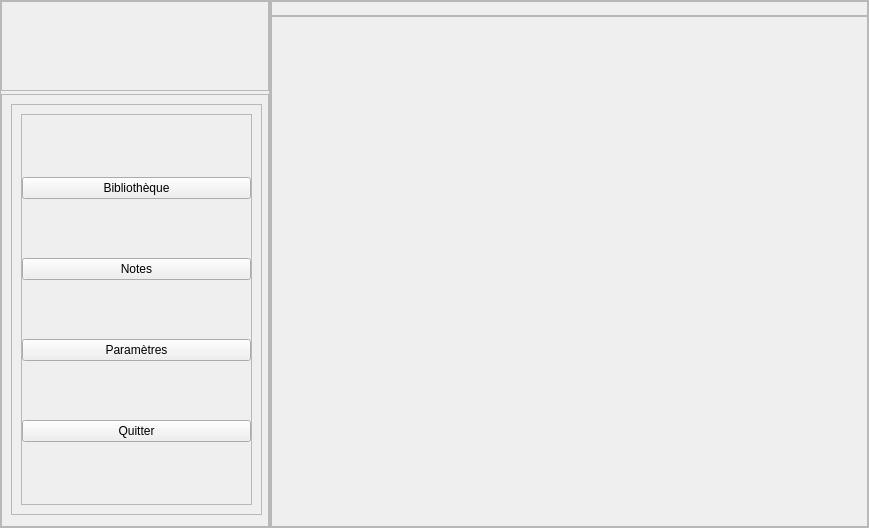
<?xml version="1.0" encoding="UTF-8"?>
<ui version="4.0">
 <class>MainWindow</class>
 <widget class="QMainWindow" name="MainWindow">
  <property name="geometry">
   <rect>
    <x>0</x>
    <y>0</y>
    <width>869</width>
    <height>528</height>
   </rect>
  </property>
  <property name="windowTitle">
   <string>MainWindow</string>
  </property>
  <widget class="QWidget" name="centralwidget">
   <layout class="QHBoxLayout" name="horizontalLayout">
    <property name="spacing">
     <number>0</number>
    </property>
    <property name="leftMargin">
     <number>0</number>
    </property>
    <property name="topMargin">
     <number>0</number>
    </property>
    <property name="rightMargin">
     <number>0</number>
    </property>
    <property name="bottomMargin">
     <number>0</number>
    </property>
    <item alignment="Qt::AlignLeft">
     <widget class="QFrame" name="left_container_frame">
      <property name="minimumSize">
       <size>
        <width>270</width>
        <height>0</height>
       </size>
      </property>
      <property name="maximumSize">
       <size>
        <width>270</width>
        <height>16777215</height>
       </size>
      </property>
      <property name="frameShape">
       <enum>QFrame::StyledPanel</enum>
      </property>
      <property name="frameShadow">
       <enum>QFrame::Raised</enum>
      </property>
      <layout class="QVBoxLayout" name="verticalLayout_2">
       <property name="spacing">
        <number>3</number>
       </property>
       <property name="leftMargin">
        <number>0</number>
       </property>
       <property name="topMargin">
        <number>0</number>
       </property>
       <property name="rightMargin">
        <number>0</number>
       </property>
       <property name="bottomMargin">
        <number>0</number>
       </property>
       <item alignment="Qt::AlignTop">
        <widget class="QFrame" name="frame_3">
         <property name="minimumSize">
          <size>
           <width>0</width>
           <height>90</height>
          </size>
         </property>
         <property name="maximumSize">
          <size>
           <width>16777215</width>
           <height>90</height>
          </size>
         </property>
         <property name="frameShape">
          <enum>QFrame::StyledPanel</enum>
         </property>
         <property name="frameShadow">
          <enum>QFrame::Raised</enum>
         </property>
        </widget>
       </item>
       <item>
        <widget class="QFrame" name="slide_menu_container">
         <property name="sizePolicy">
          <sizepolicy hsizetype="Preferred" vsizetype="Expanding">
           <horstretch>0</horstretch>
           <verstretch>0</verstretch>
          </sizepolicy>
         </property>
         <property name="frameShape">
          <enum>QFrame::StyledPanel</enum>
         </property>
         <property name="frameShadow">
          <enum>QFrame::Raised</enum>
         </property>
         <widget class="QFrame" name="slide_menu">
          <property name="geometry">
           <rect>
            <x>10</x>
            <y>10</y>
            <width>251</width>
            <height>411</height>
           </rect>
          </property>
          <property name="sizePolicy">
           <sizepolicy hsizetype="Preferred" vsizetype="Expanding">
            <horstretch>0</horstretch>
            <verstretch>0</verstretch>
           </sizepolicy>
          </property>
          <property name="frameShape">
           <enum>QFrame::StyledPanel</enum>
          </property>
          <property name="frameShadow">
           <enum>QFrame::Raised</enum>
          </property>
          <widget class="QFrame" name="slide_menu_content">
           <property name="geometry">
            <rect>
             <x>10</x>
             <y>10</y>
             <width>231</width>
             <height>391</height>
            </rect>
           </property>
           <property name="sizePolicy">
            <sizepolicy hsizetype="Preferred" vsizetype="Expanding">
             <horstretch>0</horstretch>
             <verstretch>0</verstretch>
            </sizepolicy>
           </property>
           <property name="frameShape">
            <enum>QFrame::StyledPanel</enum>
           </property>
           <property name="frameShadow">
            <enum>QFrame::Raised</enum>
           </property>
           <layout class="QVBoxLayout" name="verticalLayout_3">
            <property name="leftMargin">
             <number>0</number>
            </property>
            <property name="rightMargin">
             <number>0</number>
            </property>
            <item>
             <widget class="QPushButton" name="pushButton">
              <property name="text">
               <string>Bibliothèque</string>
              </property>
              <property name="icon">
               <iconset resource="../res/res.qrc">
                <normaloff>:/icons/pictures/icon_book.png</normaloff>:/icons/pictures/icon_book.png</iconset>
              </property>
              <property name="iconSize">
               <size>
                <width>25</width>
                <height>32</height>
               </size>
              </property>
             </widget>
            </item>
            <item>
             <widget class="QPushButton" name="pushButton_2">
              <property name="text">
               <string>Notes</string>
              </property>
              <property name="icon">
               <iconset resource="../res/res.qrc">
                <normaloff>:/icons/pictures/icon_note.png</normaloff>:/icons/pictures/icon_note.png</iconset>
              </property>
              <property name="iconSize">
               <size>
                <width>25</width>
                <height>32</height>
               </size>
              </property>
              <property name="flat">
               <bool>false</bool>
              </property>
             </widget>
            </item>
            <item>
             <widget class="QPushButton" name="pushButton_3">
              <property name="text">
               <string>Paramètres</string>
              </property>
              <property name="icon">
               <iconset resource="../res/res.qrc">
                <normaloff>:/icons/pictures/icon_settings.png</normaloff>:/icons/pictures/icon_settings.png</iconset>
              </property>
              <property name="iconSize">
               <size>
                <width>25</width>
                <height>32</height>
               </size>
              </property>
             </widget>
            </item>
            <item>
             <widget class="QPushButton" name="pushButton_4">
              <property name="text">
               <string>Quitter</string>
              </property>
              <property name="icon">
               <iconset resource="../res/res.qrc">
                <normaloff>:/icons/pictures/icon_logout.png</normaloff>:/icons/pictures/icon_logout.png</iconset>
              </property>
              <property name="iconSize">
               <size>
                <width>25</width>
                <height>32</height>
               </size>
              </property>
             </widget>
            </item>
           </layout>
          </widget>
         </widget>
        </widget>
       </item>
      </layout>
     </widget>
    </item>
    <item>
     <widget class="QFrame" name="right_container_frame">
      <property name="sizePolicy">
       <sizepolicy hsizetype="Expanding" vsizetype="Preferred">
        <horstretch>0</horstretch>
        <verstretch>0</verstretch>
       </sizepolicy>
      </property>
      <property name="frameShape">
       <enum>QFrame::StyledPanel</enum>
      </property>
      <property name="frameShadow">
       <enum>QFrame::Raised</enum>
      </property>
      <layout class="QVBoxLayout" name="verticalLayout">
       <property name="spacing">
        <number>0</number>
       </property>
       <property name="leftMargin">
        <number>0</number>
       </property>
       <property name="topMargin">
        <number>0</number>
       </property>
       <property name="rightMargin">
        <number>0</number>
       </property>
       <property name="bottomMargin">
        <number>0</number>
       </property>
       <item alignment="Qt::AlignTop">
        <widget class="QFrame" name="header_bar_color_frame">
         <property name="minimumSize">
          <size>
           <width>0</width>
           <height>15</height>
          </size>
         </property>
         <property name="maximumSize">
          <size>
           <width>16777215</width>
           <height>15</height>
          </size>
         </property>
         <property name="frameShape">
          <enum>QFrame::StyledPanel</enum>
         </property>
         <property name="frameShadow">
          <enum>QFrame::Raised</enum>
         </property>
        </widget>
       </item>
       <item>
        <widget class="QFrame" name="main_content_frame">
         <property name="sizePolicy">
          <sizepolicy hsizetype="Preferred" vsizetype="Expanding">
           <horstretch>0</horstretch>
           <verstretch>0</verstretch>
          </sizepolicy>
         </property>
         <property name="frameShape">
          <enum>QFrame::StyledPanel</enum>
         </property>
         <property name="frameShadow">
          <enum>QFrame::Raised</enum>
         </property>
        </widget>
       </item>
      </layout>
     </widget>
    </item>
   </layout>
  </widget>
 </widget>
 <resources>
  <include location="../res/res.qrc"/>
 </resources>
 <connections/>
</ui>
